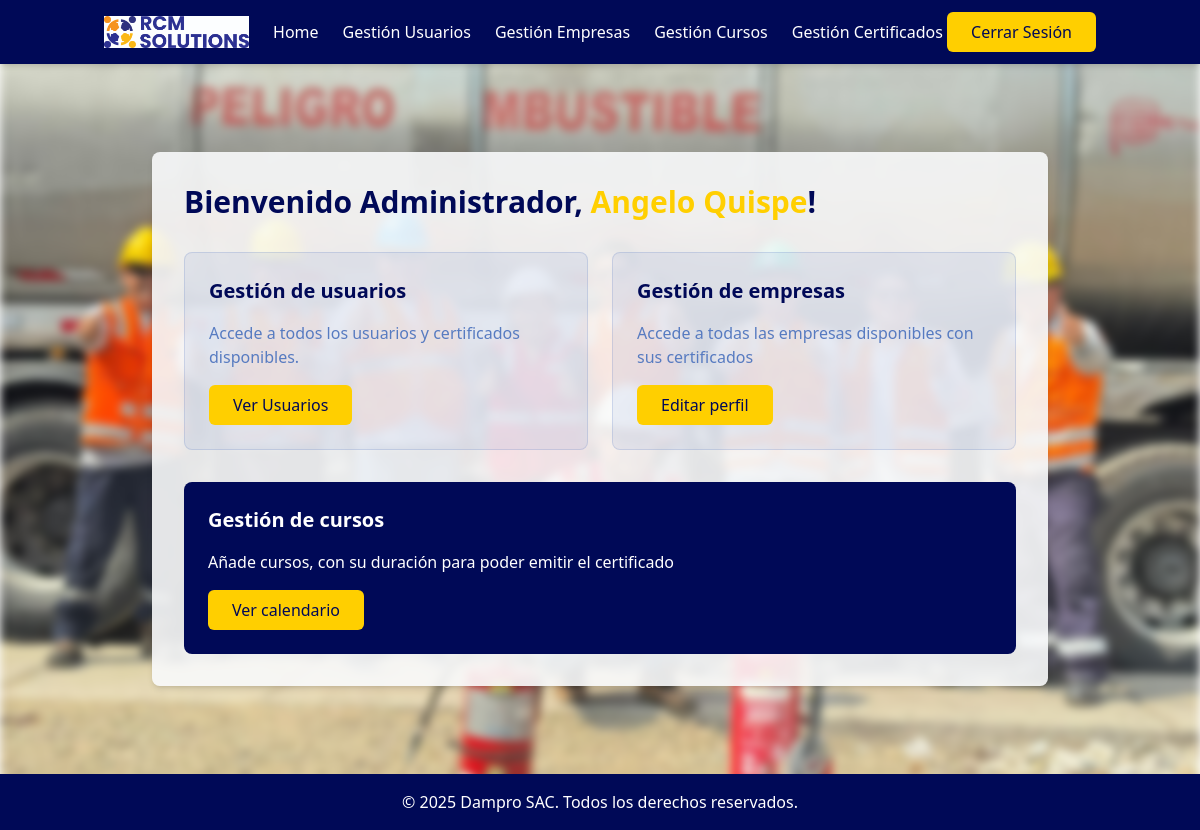
Page /dashboard/ (signed in) on the earlier database version.
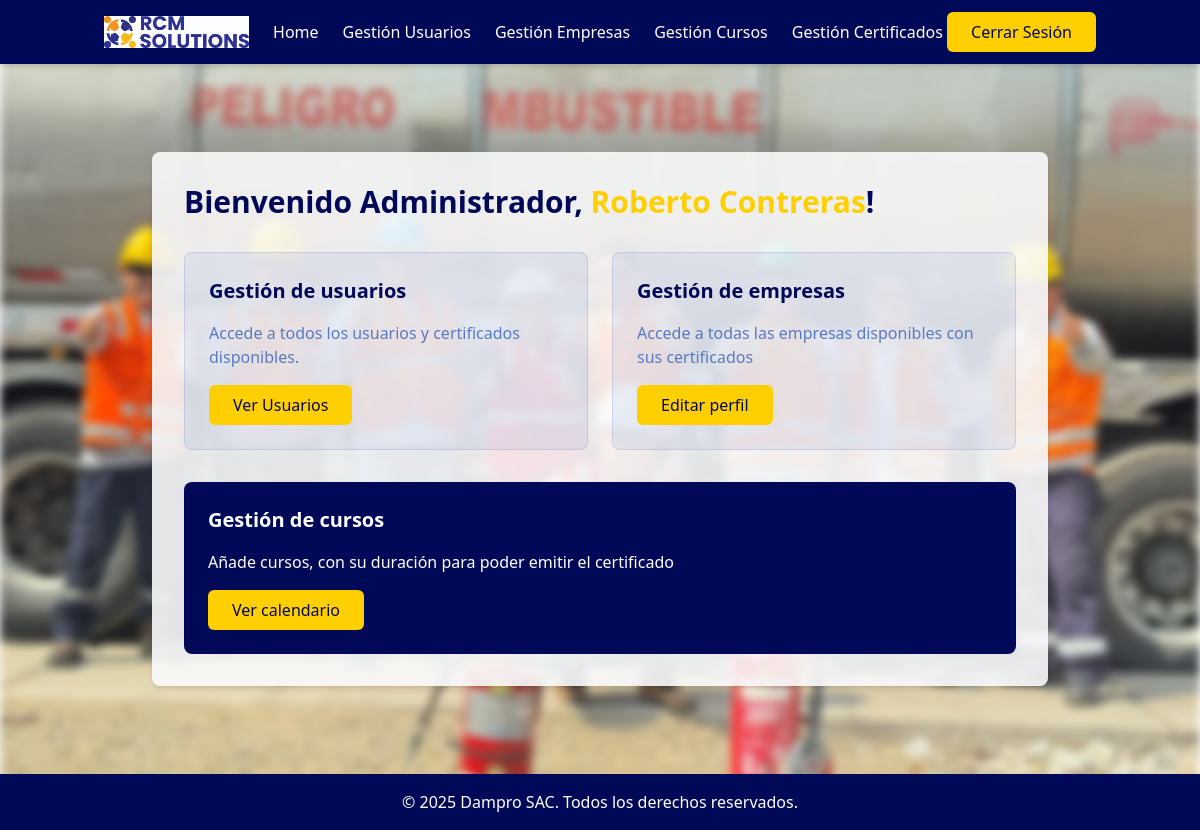
Same page on the later database version.
### system/models.py (models this page shows)
class UserAccount(models.Model):
    username = models.CharField(max_length=150, unique=True)
    password = models.CharField(max_length=128) # Esto luego lo encriptaremos
    usuario = models.ForeignKey(Usuario, on_delete=models.CASCADE, related_name='account')
    status = models.CharField(max_length=20)

class Usuario(models.Model):
    first_name = models.CharField(max_length=100)
    middle_name = models.CharField(max_length=100, blank=True, null=True)
    last_name = models.CharField(max_length=100)
    second_last_name = models.CharField(max_length=100, blank=True, null=True)
    user_type = models.CharField(max_length=50)
    empresa = models.ForeignKey(Empresa, on_delete=models.CASCADE, related_name='usuarios', null=True, blank=True)

### system/views.py (the view)
# urls.py: path('dashboard/', views.home_logged, name='home_logged'),
@login_required
def home_logged(request):
    user = UserAccount.objects.select_related('usuario').get(pk=request.session['user_id'])
    usuarios_count = Usuario.objects.count()
    empresas_count = Empresa.objects.count()
    cursos_count = Course.objects.count()
    certificados_count = Certificate.objects.count()
    return render(request, 'system/home_logged.html', {
        'user': user,
        'usuarios_count': usuarios_count,
        'empresas_count': empresas_count,
        'cursos_count': cursos_count,
        'certificados_count': certificados_count
    })

### system/views.py (called while the page is built)
def login_required(view_func):
    @wraps(view_func)
    def wrapped_view(request, *args, **kwargs):
        if not request.session.get('user_id'):
            return redirect('system:login')
        return view_func(request, *args, **kwargs)
    return wrapped_view

### system/templates/system/home_logged.html (shortened to what this page needs)
{% extends 'system/base_logged.html' %}
{% load static %}
{% block content %}
<section class="relative dashboard py-16 overflow-hidden">
  <div class="relative z-10 container mx-auto px-4">
    <div class="bg-gray-50 bg-opacity-90 rounded-lg shadow-md p-8 max-w-4xl mx-auto">
      <h1 class="text-3xl font-bold text-rcm-navy mb-6">
        Bienvenido Administrador, <span class="text-rcm-gold">{{ user.usuario.first_name }} {{ user.usuario.last_name }}</span>!
      </h1>
      <div class="grid grid-cols-1 md:grid-cols-2 gap-6 mt-8">
        <div class="bg-rcm-blue-light bg-opacity-10 p-6 rounded-lg border border-rcm-blue-light border-opacity-20">
          <h3 class="text-xl font-semibold text-rcm-navy mb-4">Gestión de usuarios</h3>
          <p class="text-rcm-blue-light mb-4">Accede a todos los usuarios y certificados disponibles.</p>
          <a href="{% url 'system:gestion_usuarios'%}" class="inline-block bg-rcm-gold text-rcm-navy py-2 px-6 rounded-md font-medium hover:bg-rcm-navy hover:text-rcm-white transition-colors duration-300">
            Ver Usuarios
          </a>
        </div>
        <div class="bg-rcm-blue-light bg-opacity-10 p-6 rounded-lg border border-rcm-blue-light border-opacity-20">
          <h3 class="text-xl font-semibold text-rcm-navy mb-4">Gestión de empresas</h3>
          <p class="text-rcm-blue-light mb-4">Accede a todas las empresas disponibles con sus certificados</p>
          <a href="{% url 'system:gestion_empresas'%}" class="inline-block bg-rcm-gold text-rcm-navy py-2 px-6 rounded-md font-medium hover:bg-rcm-navy hover:text-rcm-white transition-colors duration-300">
            Editar perfil
          </a>
        </div>
      </div>
      <div class="mt-8 p-6 bg-rcm-navy rounded-lg text-rcm-white">
        <h3 class="text-xl font-semibold mb-4">Gestión de cursos</h3>
        <p class="mb-4">Añade cursos, con su duración para poder emitir el certificado</p>
        <a href="{% url 'system:gestion_cursos'%}" class="inline-block bg-rcm-gold text-rcm-navy py-2 px-6 rounded-md font-medium hover:bg-rcm-white hover:text-rcm-navy transition-colors duration-300">
          Ver calendario
        </a>
      </div>
    </div>
  </div>
</section>
{% endblock %}

Differences in the rows shown:
changed through a linked row, UserAccount: usuario.first_name "Angelo" → "Roberto"; usuario.last_name "Quispe" → "Contreras"
